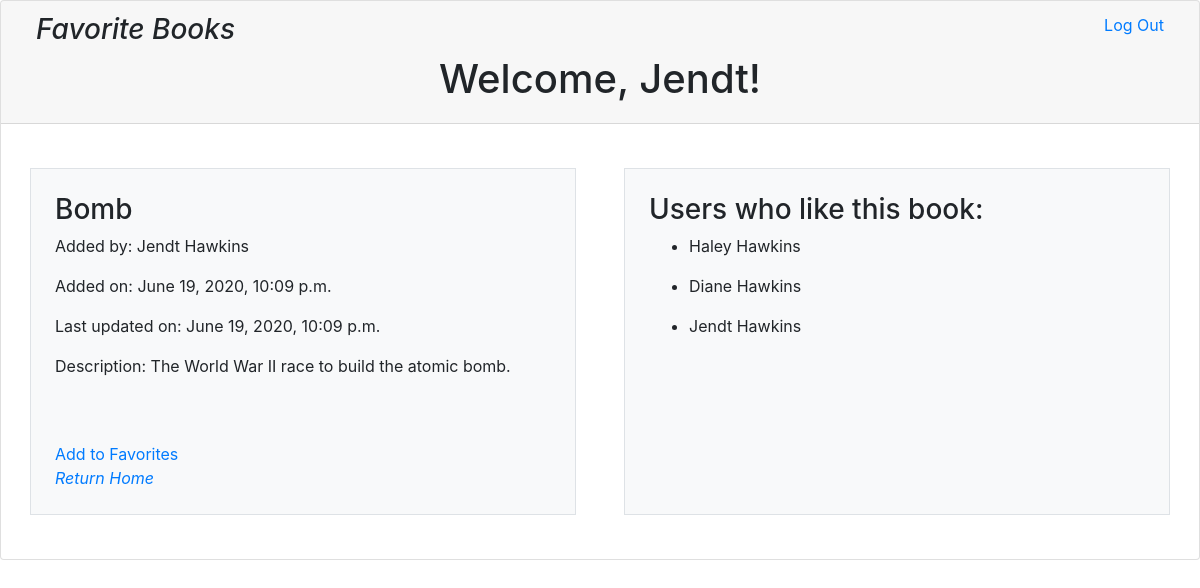
The app's page /book/3 (signed in) with its own data.
### book_app/models.py (models this page shows)
class User(models.Model):
    first_name = models.CharField(max_length=255)
    last_name = models.CharField(max_length=255)
    email = models.CharField(max_length=255)
    password = models.CharField(max_length=255)
    created_at = models.DateTimeField(auto_now_add = True)
    updated_at = models.DateTimeField(auto_now = True)
    objects = UserManager()

class Book(models.Model):
    title = models.CharField(max_length=255)
    description = models.TextField()
    uploaded_by = models.ForeignKey(User, related_name="books_uploaded", on_delete = models.CASCADE)
    liked_by = models.ManyToManyField(User, related_name="liked_books")
    created_at = models.DateTimeField(auto_now_add = True)
    updated_at = models.DateTimeField(auto_now = True)
    objects = BookManager()

### book_app/views.py (the view)
# urls.py: path('book/<int:book_id>', views.onebook),
def onebook(request, book_id):
    context = {
        "book": Book.objects.get(id=book_id),
        "user": User.objects.get(id=request.session['user_id']),
    }
    return render (request, 'one_book.html', context)

### book_app/templates/one_book.html (shortened to what this page needs)
<!DOCTYPE html>
<html lang="en">
<head>
    <link rel="stylesheet" href="https://stackpath.bootstrapcdn.com/bootstrap/4.3.1/css/bootstrap.min.css">
</head>
<body>
    <div class="card">
        <div class="card-header">
            <div class="col">
                <a href="/logout"  class="float-right">Log Out</a>
                <h3 class="font-italic">Favorite Books</h3>
            </div>
            <h1 class="text-center">Welcome, {{ user.first_name }}!</h1>
        </div>
        <div class="row card-body">
            <div class="col p-4 bg-light m-4 border">
                {% if user == book.uploaded_by %}
                    <form action="/update/{{ book.id }}" method="post">
                        {% csrf_token %}
                        <input value="{{ book.title }}" type="text" name="title" id="edit_title">
                        <br>
                        <p>Added by: {{ user.first_name}} {{ user.last_name }}</p>
                        <p>Added on: {{ book.created_at }}</p>
                        <p>Last updated on: {{ book.updated_at }}</p>
                        <p>Description:</p>
                        <input value="{{ book.description }}" name="description" type="text" id="edit_description">
                        <br><br>
                        <input type="submit" value="Update" class="btn btn-primary">
                    </form>
                    <br>
                    <form action="/delete/{{ book.id }}" method="post">
                        {%csrf_token%}
                        <input type="submit" value="Delete" class="btn btn-danger">
                    </form>
                {% else %}
                    <h3>{{ book.title }}</h3>
                    <p>Added by: {{ user.first_name}} {{ user.last_name }}</p>
                    <p>Added on: {{ book.created_at }}</p>
                    <p>Last updated on: {{ book.updated_at }}</p>
                    <p>Description: {{ book.description }}</p>
                    <br>
                    <br>
                    <a href="/favorite/{{ book.id }}" name="favorited">Add to Favorites</a>
                {% endif %}
                <br>
                <a href="/success" class="font-italic">Return Home</a>
            </div>
            <div class="col p-4 bg-light m-4 border">
                <h3>Users who like this book:</h3>
                {% for likes in book.liked_by.all %}
                    <ul>
                        <li>{{ likes.first_name }} {{ likes.last_name }}</li>
                    </ul>
                {% endfor %}
            </div>
        </div>
    </div>
</body>
</html>

### records on screen
User: first_name "Jendt", last_name "Hawkins"
Book: title "Bomb", created_at "June 19, 2020, 10:09 p.m.", updated_at "June 19, 2020, 10:09 p.m.", description "The World War II race to build the atomic bomb."
User: first_name "Haley", last_name "Hawkins"
User: first_name "Diane", last_name "Hawkins"
User: first_name "Jendt", last_name "Hawkins"
